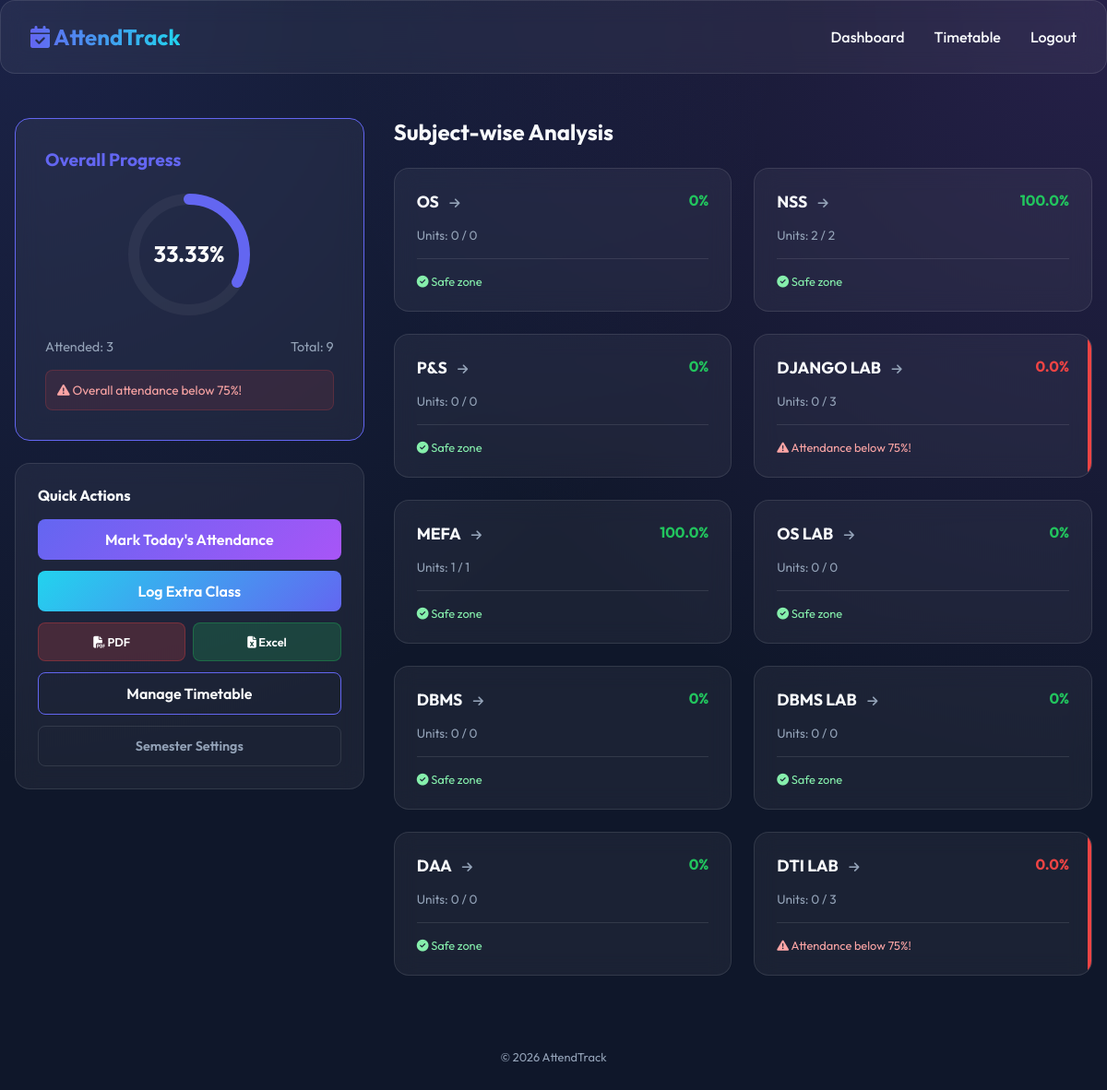
Screenshot of / (signed in) with the database file from the repository.
### attendance/models.py (models this page shows, shortened)
class AttendanceRecord(models.Model):
    student = models.ForeignKey(Student, on_delete=models.CASCADE, related_name='attendance_records')
    date = models.DateField()
    subject = models.CharField(max_length=100)
    time_slot = models.CharField(max_length=50)
    duration = models.PositiveIntegerField(default=1)
    attended = models.BooleanField(default=False)
    class Meta:
        unique_together = ('student', 'date', 'subject', 'time_slot')

### attendance/views.py (the view)
# urls.py: path('', views.dashboard, name='dashboard'),
@login_required
def dashboard(request):
    attendance_records = AttendanceRecord.objects.filter(student=request.user)
    subjects_stats = {}
    total_conducted = 0
    total_attended = 0
    timetable_subjects = request.user.timetables.values_list('subject', flat=True).distinct()
    extra_subjects = ExtraClass.objects.filter(student=request.user).values_list('subject', flat=True).distinct()
    all_subjects = set(list(timetable_subjects) + list(extra_subjects))
    for sub in all_subjects:
        sub_records = attendance_records.filter(subject=sub)
        sub_conducted = sum(r.duration for r in sub_records)
        sub_attended = sum(r.duration for r in sub_records if r.attended)
        perc = (sub_attended / sub_conducted * 100) if sub_conducted > 0 else 0
        needed_75 = 0
        if perc < 75:
            needed_75 = max(0, int(((0.75 * sub_conducted) - sub_attended) / 0.25 + 0.99))
        subjects_stats[sub] = {
            'conducted': sub_conducted,
            'attended': sub_attended,
            'percentage': round(perc, 2),
            'needed_75': needed_75,
            'warning': perc < 75 and sub_conducted > 0
        }
        total_conducted += sub_conducted
        total_attended += sub_attended
    overall_perc = (total_attended / total_conducted * 100) if total_conducted > 0 else 0
    sem_info = getattr(request.user, 'semester_info', None)
    days_passed = 0
    if sem_info:
        days_passed = (date.today() - sem_info.start_date).days
    context = {
        'stats': subjects_stats,
        'overall_perc': round(overall_perc, 2),
        'total_conducted': total_conducted,
        'total_attended': total_attended,
        'days_passed': days_passed,
        'warning_overall': overall_perc < 75 and total_conducted > 0
    }
    return render(request, 'attendance/dashboard.html', context)

### templates/attendance/dashboard.html (shortened to what this page needs)
{% extends 'base.html' %}
{% block content %}
<div style="display: grid; grid-template-columns: 1fr 2fr; gap: 2rem;">
    <div style="display: flex; flex-direction: column; gap: 1.5rem;">
        <div class="glass" style="padding: 2rem; border-color: var(--primary);">
            <h2 style="font-size: 1.2rem; margin-bottom: 1rem; color: var(--primary);">Overall Progress</h2>
            <div
                style="display: flex; align-items: center; justify-content: center; position: relative; margin: 1rem 0;">
                <svg width="150" height="150" viewBox="0 0 100 100">
                    <circle cx="50" cy="50" r="40" fill="none" stroke="rgba(255,255,255,0.05)" stroke-width="8" />
                    <circle cx="50" cy="50" r="40" fill="none" stroke="var(--primary)" stroke-width="8"
                        pathLength="100"
                        stroke-dasharray="{{ overall_perc|default:0 }} 100" stroke-dashoffset="0"
                        transform="rotate(-90 50 50)" style="transition: stroke-dasharray 1s ease-in-out; stroke-linecap: round;" />
                    <text x="50" y="55" text-anchor="middle" font-size="16" fill="white" font-weight="700">{{ overall_perc }}%</text>
                </svg>
            </div>
            <div style="display: flex; justify-content: space-between; font-size: 0.9rem; color: var(--text-muted);">
                <span>Attended: {{ total_attended }}</span>
                <span>Total: {{ total_conducted }}</span>
            </div>
            {% if warning_overall %}
            <div
                style="margin-top: 1rem; padding: 0.75rem; background: rgba(239, 68, 68, 0.1); border: 1px solid rgba(239, 68, 68, 0.2); border-radius: 8px; color: #fca5a5; font-size: 0.85rem;">
                <i class="fas fa-exclamation-triangle"></i> Overall attendance below 75%!
            </div>
            {% endif %}
        </div>
        <div class="glass" style="padding: 1.5rem;">
            <h3 style="font-size: 1rem; margin-bottom: 1rem;">Quick Actions</h3>
            <div style="display: flex; flex-direction: column; gap: 0.75rem;">
                <a href="{% url 'mark_attendance' %}" class="btn">Mark Today's Attendance</a>
                <a href="{% url 'extra_class_manage' %}" class="btn"
                    style="background: linear-gradient(135deg, var(--accent), var(--primary));">Log Extra Class</a>
                <div style="display: grid; grid-template-columns: 1fr 1fr; gap: 0.5rem;">
                    <a href="{% url 'export_pdf' %}" class="btn"
                        style="background: rgba(239, 68, 68, 0.2); border: 1px solid rgba(239, 68, 68, 0.3); font-size: 0.8rem;">
                        <i class="fas fa-file-pdf"></i> PDF
                    </a>
                    <a href="{% url 'export_excel' %}" class="btn"
                        style="background: rgba(34, 197, 94, 0.2); border: 1px solid rgba(34, 197, 94, 0.3); font-size: 0.8rem;">
                        <i class="fas fa-file-excel"></i> Excel
                    </a>
                </div>
                <a href="{% url 'timetable_manage' %}" class="btn"
                    style="background: transparent; border: 1px solid var(--primary);">Manage Timetable</a>
                <a href="{% url 'semester_info_update' %}" class="btn"
                    style="background: transparent; border: 1px solid var(--glass-border); color: var(--text-muted); font-size: 0.9rem;">Semester
                    Settings</a>
            </div>
        </div>
    </div>
    <div>
        <h2 style="margin-bottom: 1.5rem;">Subject-wise Analysis</h2>
        {% if stats %}
        <div style="display: grid; grid-template-columns: 1fr 1fr; gap: 1.5rem;">
            {% for sub, data in stats.items %}
            <div class="glass" style="padding: 1.5rem; position: relative; overflow: hidden;">
                {% if data.warning %}
                <div style="position: absolute; top: 0; right: 0; width: 4px; height: 100%; background: #ef4444;"></div>
                {% endif %}
                <div
                    style="display: flex; justify-content: space-between; align-items: flex-start; margin-bottom: 1rem;">
                    <h3 style="font-size: 1.1rem; flex: 1;">
                        <a href="{% url 'subject_detail' sub %}" style="color: var(--text); text-decoration: none; transition: color 0.2s;" onmouseover="this.style.color='var(--primary)'" onmouseout="this.style.color='var(--text)'">
                            {{ sub }} <i class="fas fa-arrow-right" style="font-size: 0.8rem; color: var(--text-muted); margin-left: 0.5rem;"></i>
                        </a>
                    </h3>
                    <span style="font-weight: 700; color: {% if data.warning %}#ef4444{% else %}#22c55e{% endif %}">{{ data.percentage }}%</span>
                </div>
                <div style="font-size: 0.85rem; color: var(--text-muted); margin-bottom: 1rem;">
                    Units: {{ data.attended }} / {{ data.conducted }}
                </div>
                <div style="border-top: 1px solid var(--glass-border); padding-top: 1rem;">
                    {% if data.warning %}
                    <p style="font-size: 0.8rem; color: #fca5a5;">
                        <i class="fas fa-exclamation-triangle"></i> Attendance below 75%!
                    </p>
                    {% else %}
                    <p style="font-size: 0.8rem; color: #86efac;">
                        <i class="fas fa-check-circle"></i> Safe zone
                    </p>
                    {% endif %}
                </div>
            </div>
            {% endfor %}
        </div>
        {% else %}
        <div class="glass" style="padding: 4rem; text-align: center; color: var(--text-muted);">
            <p>Add subjects to your timetable to see analysis here.</p>
            <a href="{% url 'timetable_manage' %}" class="btn" style="margin-top: 1rem; display: inline-block;">Setup
                Timetable</a>
        </div>
        {% endif %}
    </div>
</div>
{% endblock %}

### templates/base.html (shortened to what this page needs)
<!DOCTYPE html>
<html lang="en">
<head>
    {% load static %}
    <link rel="stylesheet" href="{% static 'css/style.css' %}">
    <link rel="stylesheet" href="https://cdnjs.cloudflare.com/ajax/libs/font-awesome/6.4.0/css/all.min.css">
</head>
<body>
    <nav class="glass">
        <a href="{% url 'dashboard' %}" class="logo">
            <i class="fas fa-calendar-check"></i> AttendTrack
        </a>
        <div class="nav-links">
            {% if user.is_authenticated %}
            <a href="{% url 'dashboard' %}">Dashboard</a>
            <a href="{% url 'timetable_manage' %}">Timetable</a>
            <a href="{% url 'logout' %}">Logout</a>
            {% else %}
            <a href="{% url 'login' %}">Login</a>
            <a href="{% url 'register' %}">Register</a>
            {% endif %}
        </div>
    </nav>
    <main class="container">
        {% block content %}{% endblock %}
    </main>
    <footer style="text-align: center; padding: 2rem; color: var(--text-muted); font-size: 0.8rem;">
        &copy; 2026 AttendTrack
    </footer>
</body>
</html>

### static/css/style.css (style rules this page uses)
:root { --primary: #6366f1; --primary-dark: #4f46e5; --secondary: #a855f7; --accent: #22d3ee; --bg-dark: #0f172a; --card-bg: rgba(30, 41, 59, 0.7); --text-main: #f8fafc; --text-muted: #94a3b8; --border: rgba(255, 255, 255, 0.1); --glass-bg: rgba(255, 255, 255, 0.05); --glass-border: rgba(255, 255, 255, 0.1); }
* { margin: 0; padding: 0; box-sizing: border-box; }
body { font-family: 'Outfit', sans-serif; background-color: var(--bg-dark); background-image: radial-gradient(at 0% 0%, rgba(99, 102, 241, 0.15) 0px, transparent 50%), radial-gradient(at 100% 0%, rgba(168, 85, 247, 0.15) 0px, transparent 50%); color: var(--text-main); min-height: 100vh; display: flex; flex-direction: column; }
.glass { background: var(--glass-bg); backdrop-filter: blur(12px); -webkit-backdrop-filter: blur(12px); border: 1px solid var(--glass-border); border-radius: 16px; }
nav { padding: 1.5rem 2rem; display: flex; justify-content: space-between; align-items: center; border-bottom: 1px solid var(--border); }
.logo { font-size: 1.5rem; font-weight: 700; background: linear-gradient(to right, var(--primary), var(--accent)); -webkit-background-clip: text; background-clip: text; -webkit-text-fill-color: transparent; }
.nav-links { display: flex; gap: 2rem; }
.nav-links a { color: var(--text-main); text-decoration: none; font-weight: 500; transition: color 0.3s; }
.container { max-width: 1200px; margin: 3rem auto; padding: 0 1rem; width: 100%; flex: 1; }
.btn { background: linear-gradient(135deg, var(--primary), var(--secondary)); color: white; border: none; padding: 0.75rem; border-radius: 8px; font-weight: 600; cursor: pointer; transition: transform 0.2s, filter 0.3s; text-align: center; text-decoration: none; }

### rows the page displays
AttendanceRecord: subject "DJANGO LAB", percentage "0.0", attended "0", conducted "3", shows "Attendance below 75%!"
AttendanceRecord: subject "DTI LAB", percentage "0.0", attended "0", conducted "3", shows "Attendance below 75%!"

### other values shown
{{ overall_perc }} "33.33"
{{ total_attended }} "3"
{{ total_conducted }} "9"
{{ sub }} "OS" "NSS" "P&S" "MEFA" "OS LAB" "DBMS" "DBMS LAB" "DAA"
{{ data.percentage }} "0" "100.0" "0" "100.0" "0" "0" "0" "0"
{{ data.attended }} "0" "2" "0" "1" "0" "0" "0" "0"
{{ data.conducted }} "0" "2" "0" "1" "0" "0" "0" "0"
